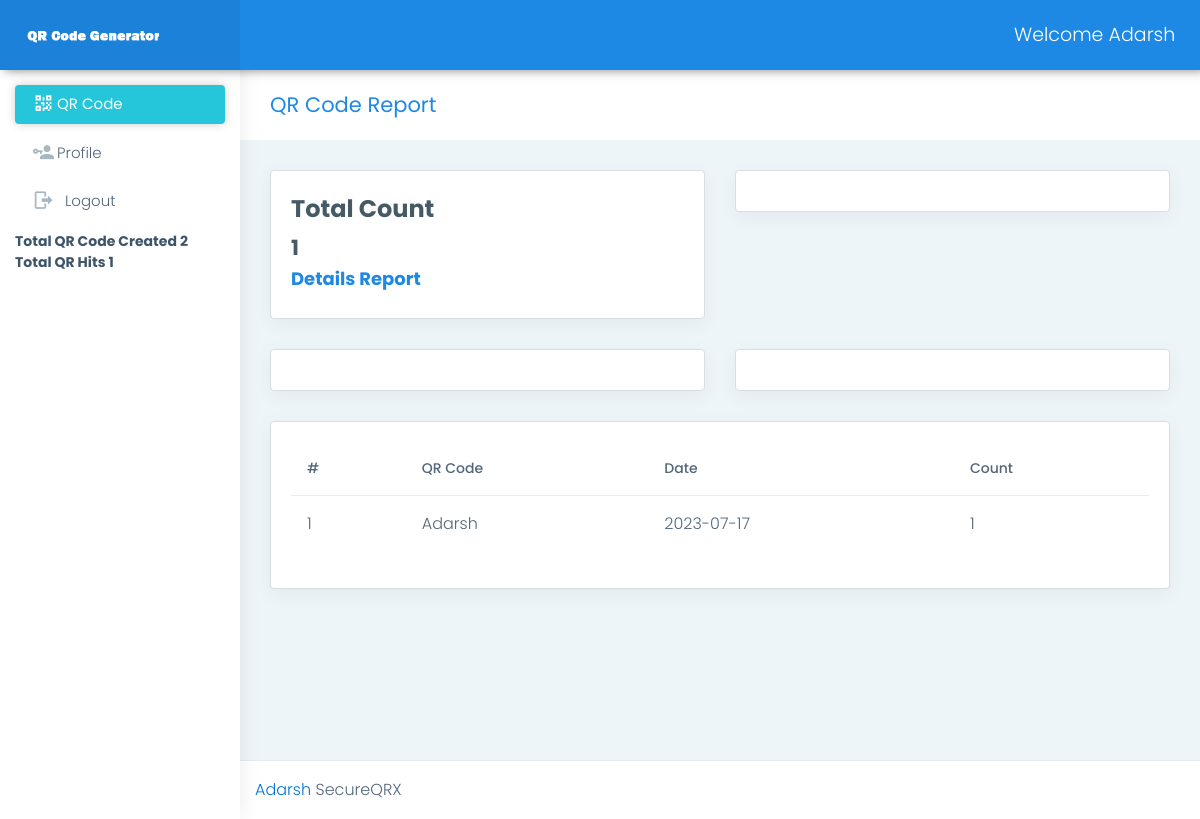
/qr_report.php?id=1 (signed in), run on the app's committed database.
### tables this page shows
CREATE TABLE `qr_traffic` (
  `id` int(11) NOT NULL,
  `qr_code_id` int(11) NOT NULL,
  `device` varchar(50) DEFAULT NULL,
  `os` varchar(100) NOT NULL,
  `browser` varchar(50) DEFAULT NULL,
  `city` varchar(50) DEFAULT NULL,
  `state` varchar(50) DEFAULT NULL,
  `country` varchar(50) DEFAULT NULL,
  `added_on` datetime NOT NULL,
  `added_on_str` date NOT NULL,
  `ip_address` varchar(50) NOT NULL
);

CREATE TABLE `qr_code` (
  `id` int(11) NOT NULL,
  `name` varchar(255) NOT NULL,
  `link` varchar(255) NOT NULL,
  `color` varchar(255) DEFAULT NULL,
  `size` varchar(255) DEFAULT NULL,
  `added_by` int(11) NOT NULL,
  `status` int(11) NOT NULL,
  `added_on` datetime NOT NULL
);

### function.php (called while the page is built, shortened)
<?php
function get_safe_value($str){
	global $con;
	if($str!=''){
		return mysqli_real_escape_string($con,$str);
	}
}
	?>
	<?php
function getUserTotalQRHit($uid){
	global $con;
	$row=mysqli_fetch_assoc(mysqli_query($con,"SELECT count(*) as total_hit from qr_traffic, qr_code, users WHERE qr_traffic.qr_code_id=qr_code.id and qr_code.added_by=users.id and users.id='".$uid."'"));
	return $row;
}
?>

### qr_report.php (the view, shortened to what this page needs)
<?php
include('header.php');
if(isset($_GET['id']) && $_GET['id']>0){
	$condition="";
	if($_SESSION['QR_USER_ROLE']==1){
		$condition=" and qr_code.added_by='".$_SESSION['QR_USER_ID']."'";
	}
	$id=get_safe_value($_GET['id']);
	$res=mysqli_query($con,"select count(*) as total_record, qr_traffic.*,qr_code.name from qr_traffic,qr_code where qr_traffic.qr_code_id=qr_code.id and qr_code.id='$id' $condition group by qr_traffic.added_on_str");
	if(mysqli_num_rows($res)>0){
		while($row=mysqli_fetch_assoc($res)){
			$arr[]=$row;
		}
	}else{
		redirect('qr_codes.php');
	}
	$totalCount=0;
	foreach($arr as $list){
		$totalCount+=$list['total_record'];
	}
}
?>
<div class="page-wrapper">
<div class="page-breadcrumb">
   <div class="row align-items-center">
      <div class="col-md-6 col-8 align-self-center">
         <h3 class="page-title mb-0 p-0">QR Code Report</h3>
      </div>
   </div>
</div>
<div class="container-fluid">
   <div class="row">
	  <div class="col-6">
         <div class="card">
            <div class="card-body">
				<h2>Total Count</h2>
				<h3><?php echo $totalCount?></h3>
				<h4><a href="qr_detail_report.php?id=<?php echo $id?>">Details Report</a></h4>
			</div>
         </div>
      </div>
      <div class="col-6">
         <div class="card">
            <div class="card-body" id="device"></div>
         </div>
      </div>
	  <div class="col-6">
         <div class="card">
            <div class="card-body" id="os"></div>
         </div>
      </div>
	  <div class="col-6">
         <div class="card">
            <div class="card-body" id="browser"></div>
         </div>
      </div>
	  <div class="col-12">
         <div class="card">
            <div class="card-body">
				<div class="table-responsive">
					<table class="table user-table">
						<thead>
							<tr>
								<th class="border-top-0">#</th>
								<th class="border-top-0">QR Code</th>
								<th class="border-top-0">Date</th>
								<th class="border-top-0">Count</th>
							</tr>
						</thead>
						<tbody>
							<?php
							$i=1;
							foreach($arr as $data){ ?>
							<tr>
								<td><?php echo $i++?></td>
								<td><?php echo $data['name']?></td>
								<td><?php echo $data['added_on_str']?></td>
								<td><?php echo $data['total_record']?></td>
							</tr>
							<?php } ?>
						</tbody>
					</table>
				</div>
			</div>
         </div>
      </div>
   </div>
</div>
<?php include('footer.php')?>

### data on the page
qr_traffic: qr_code.name "Adarsh", added_on_str "2023-07-17", total_record "1"

### other printed values
$_SESSION['QR_USER_NAME'] "Adarsh"
$getUserTotalQR['total_qr'] "2"
$totalUserQRHitListRes['total_hit'] "1"
$totalCount "1"
